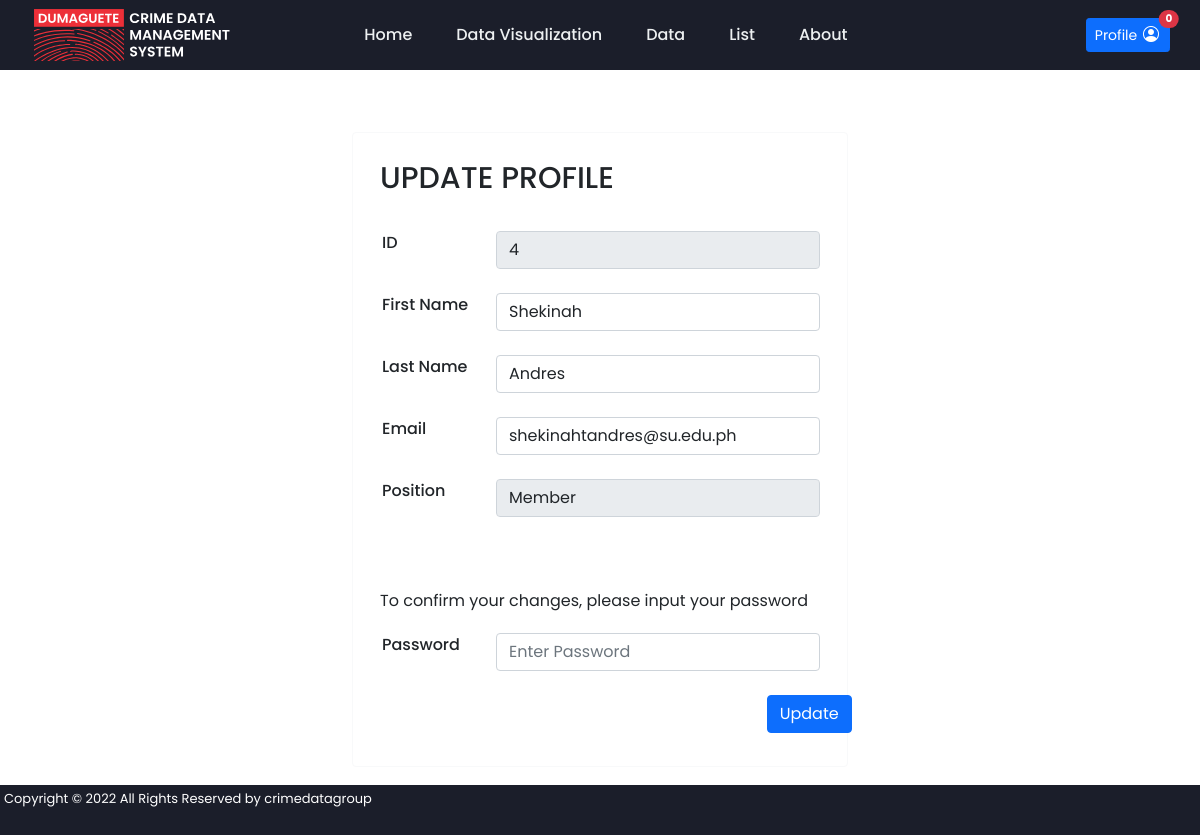
/update_profile.php (signed in), run on the app's committed database.
### tables this page shows
CREATE TABLE IF NOT EXISTS `user` (
  `user_id` int(11) NOT NULL AUTO_INCREMENT,
  `email` varchar(100) NOT NULL,
  `password` varchar(100) DEFAULT NULL,
  `first_name` varchar(100) NOT NULL,
  `last_name` varchar(100) NOT NULL,
  `position` varchar(100) NOT NULL,
  `create_timestamp` timestamp NULL DEFAULT CURRENT_TIMESTAMP,
  `update_timestamp` timestamp NULL DEFAULT NULL,
  `approve_reject_timestamp` timestamp NULL DEFAULT NULL,
  `supervisor_accept_reject` int(11) DEFAULT NULL,
  `approval` int(11) DEFAULT '0',
  `image_name` varchar(100) DEFAULT 'profile.png',
  PRIMARY KEY (`user_id`)
);

### update_profile.php (the view, shortened to what this page needs)
<?php
include "connection.php";
$user_id =htmlspecialchars($_SESSION["user_id"]);
$res=mysqli_query ($conn,"SELECT * FROM `user` WHERE `user_id`= $user_id");
while ($row=mysqli_fetch_array($res))
{
  $first_name=$row['first_name'];
  $last_name=$row['last_name'];
  $email=$row['email'];
  $position=$row['position'];
}
?>
<!DOCTYPE html>
<head>
   <link rel="stylesheet" href="style.css">
	<link href="https://cdn.jsdelivr.net/npm/bootstrap@5.0.2/dist/css/bootstrap.min.css" rel="stylesheet">
	<link rel="stylesheet" href="https://cdn.jsdelivr.net/npm/bootstrap-icons@1.8.1/font/bootstrap-icons.css">
</head>
<?php include("header.php"); ?>
<body>
	<div class="col-md-5" style="margin:auto;">
		<div class="card mb-3 border-light">
			<div class="card-body">
				<div class="form-container">
					<form action="<?php echo htmlspecialchars($_SERVER["PHP_SELF"]); ?>" method="post">
						<h3>Update Profile</h3><br>
						<div class="row mb-3">
							<div class="col-sm-3">
								<h6 class="mb-0">ID</h6>
							</div>
							<div class="col-sm-9 text-secondary">
								<input type="text" class="form-control" value="<?php echo $user_id; ?>" disabled>
							</div>
						</div>
						<div class="row mb-3">
							<div class="col-sm-3">
								<h6 class="mb-0">First Name</h6>
							</div>
							<div class="col-sm-9 text-secondary">
								<input type="text" class="form-control <?php echo (!empty($update_first_name_err)) ? 'is-invalid' : ''; ?>" name="update_first_name" value="<?php echo $first_name; ?>">
							</div>
						</div>
						<div class="row mb-3">
							<div class="col-sm-3">
								<h6 class="mb-0">Last Name</h6>
							</div>
							<div class="col-sm-9 text-secondary">
								<input type="text" class="form-control <?php echo (!empty($update_last_name_err)) ? 'is-invalid' : ''; ?>" name="update_last_name" value="<?php echo $last_name; ?>">
							</div>
						</div>
						<div class="row mb-3">
							<div class="col-sm-3">
								<h6 class="mb-0">Email</h6>
							</div>
							<div class="col-sm-9 text-secondary">
								<input type="text" class="form-control <?php echo (!empty($update_email_err)) ? 'is-invalid' : ''; ?>" name="update_email" value="<?php echo $email; ?>">
							</div>
						</div>
						<div class="row mb-3">
							<div class="col-sm-3">
								<h6 class="mb-0">Position</h6>
							</div>
							<div class="col-sm-9 text-secondary">
								<input type="text" class="form-control" value="<?php echo $position; ?>" disabled>
							</div>
						</div><br><br>
						<div class="row mb-3">
							<p>To confirm your changes, please input your password</p>
							<div class="col-sm-3">
								<h6 class="mb-0">Password</h6>
							</div>
							<div class="col-sm-9 text-secondary">
								<input type="password" class="form-control <?php echo (!empty($password_err)) ? 'is-invalid' : ''; ?>" name="password" placeholder="Enter Password">
							</div>
						</div>
						<div class="row">
							<div class="col-sm-10"></div>
							<div class="col-sm-2 text-secondary">
								<input type="submit" class="btn btn-primary" value="Update" >
							</div>
						</div>
						<div class="row">
						</div>
					</form>
				</div>
			</div>
		</div>
    </div>
</body>
<?php include("footer.php"); ?>
</html>

### style.css (style rules this page uses)
body { background-size: cover; background-repeat: no-repeat; overflow: auto; flex-grow: 1; margin: 0px; padding: 0px; }
* { font-family: 'Poppins', sans-serif; margin:0; padding:2px; box-sizing: border-box; outline: #1b1e2a; border: grey; text-decoration: none; }
h3 { font-size:1rem; font-weight:100; }
.form-container form { padding:5px; box-shadow: var(--box-shadow); }
.form-container form h3 { margin-bottom: 5px; font-size: 30px; color:var(--black); text-transform: uppercase; }

### data on the page
user: update_first_name "Shekinah", update_last_name "Andres", update_email "shekinahtandres@su.edu.ph", position "Member"

### other printed values
$row["numbers"] "0"
